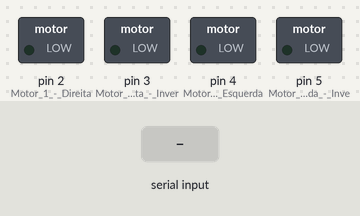
Bench run of a sketch on a simulated Arduino Uno, built with avr-gcc and run on an emulated ATmega328P. On the bench: switched loads named in the sketch (green lamp = pin HIGH). The test bench sets the inputs (shaded band).

Above: at 1.2 s.
1.3 s: "w" received over Serial
At 2.1 s:
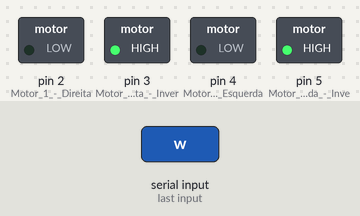
2.8 s: "s" received over Serial
At 3.2 s:
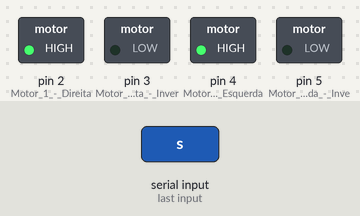
4.3 s: "a" received over Serial
At 5.5 s:
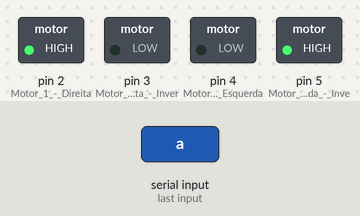
5.8 s: "d" received over Serial
At 6.7 s:
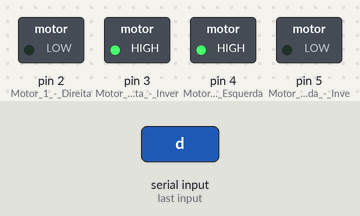
7.3 s: "e" received over Serial
At 7.8 s:
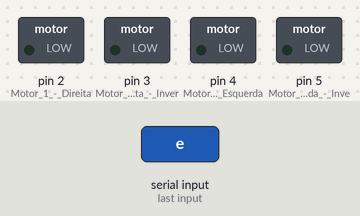
Timing chart, 0 to 9.8 s (numbered marks = the images above; inputs shaded):
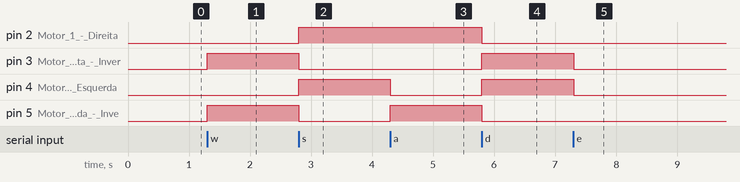

Measured:
- after the input at 1.3 s, pin 3 (Motor_1_-_Direita_-_Inver), pin 5 (Motor_2_-_Esquerda_-_Inve): LOW → HIGH at once
- after the input at 2.8 s, pin 2 (Motor_1_-_Direita), pin 4 (Motor_2_-_Esquerda): LOW → HIGH at once; pin 3 (Motor_1_-_Direita_-_Inver), pin 5 (Motor_2_-_Esquerda_-_Inve): HIGH → LOW at once
- after the input at 4.3 s, pin 4 (Motor_2_-_Esquerda): HIGH → LOW at once; pin 5 (Motor_2_-_Esquerda_-_Inve): LOW → HIGH at once
- after the input at 5.8 s, pin 2 (Motor_1_-_Direita), pin 5 (Motor_2_-_Esquerda_-_Inve): HIGH → LOW at once; pin 3 (Motor_1_-_Direita_-_Inver), pin 4 (Motor_2_-_Esquerda): LOW → HIGH at once
- after the input at 7.3 s, pin 3 (Motor_1_-_Direita_-_Inver), pin 4 (Motor_2_-_Esquerda): HIGH → LOW at once

The sketch:

robotBluetoothAndroid.ino
```cpp
/*------------------------------------------------------
 * CONTROLANDO ROBÔ COM ARDUINO, BLUETOOTH E ANDROID
 *------------------------------------------------------
 * Desativar o modulo Bluetooth antes de fazer upload.
 * O módulo utiliza os pinos Tx e Rx do arduino e gera
 * um erro na gravação.
 *------------------------------------------------------
 * Data: 31/03/2015
 * v.2.0
------------------------------------------------------*/

char caracter;

void setup() {

  Serial.begin(9600);
  pinMode(2, OUTPUT); // Motor 1 - Direita
  pinMode(3, OUTPUT); // Motor 1 - Direita - Inverte sentido
  pinMode(4, OUTPUT); // Motor 2 - Esquerda
  pinMode(5, OUTPUT); // Motor 2 - Esquerda - Inverte sentido

}

void loop() {

  if (Serial.available()) {

  caracter = Serial.read();

  switch (caracter) {

    case 'w': // Para frente
      digitalWrite(2, LOW);
      digitalWrite(3, HIGH);
      digitalWrite(4, LOW);
      digitalWrite(5, HIGH);
      break;

    case 's': // Para tras
      digitalWrite(2, HIGH);
      digitalWrite(3, LOW);
      digitalWrite(4, HIGH);
      digitalWrite(5, LOW);
      break;

    case 'a': // Para esquerda
      digitalWrite(2, HIGH);
      digitalWrite(3, LOW);
      digitalWrite(4, LOW);
      digitalWrite(5, HIGH);
      break;

    case 'd': // Para direita
      digitalWrite(2, LOW);
      digitalWrite(3, HIGH);
      digitalWrite(4, HIGH);
      digitalWrite(5, LOW);
      break;

    case 'e': // Parar
      digitalWrite(2, LOW);
      digitalWrite(3, LOW);
      digitalWrite(4, LOW);
      digitalWrite(5, LOW);
      break;

    default: // Motores sempre desligados
      digitalWrite(2, LOW);
      digitalWrite(3, LOW);
      digitalWrite(4, LOW);
      digitalWrite(5, LOW);

    }

  }

}
```
